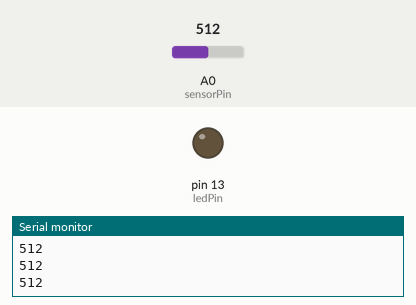
Simulated run of this sketch. Board: Arduino Uno, built with avr-gcc and run on an emulated ATmega328P. Shown: output pins drawn as LEDs (lit = HIGH), the last lines printed to the serial monitor. The test bench sets the inputs (shaded band); at power-on: A0 (sensorPin) = 512.

Above: at 1.2 s.
1.3 s: A0 (sensorPin) set to 316
2.8 s: A0 (sensorPin) set to 292
At 3.9 s:
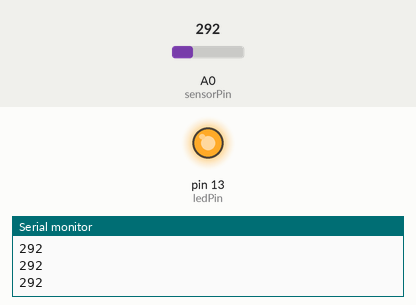
4.3 s: A0 (sensorPin) set to 306
At 5.2 s:
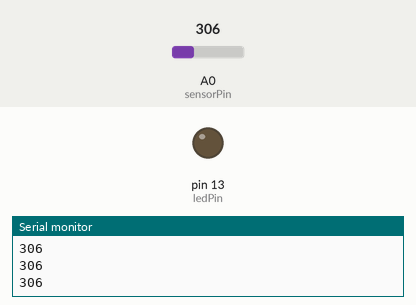
5.8 s: A0 (sensorPin) set to 290
At 6.5 s:
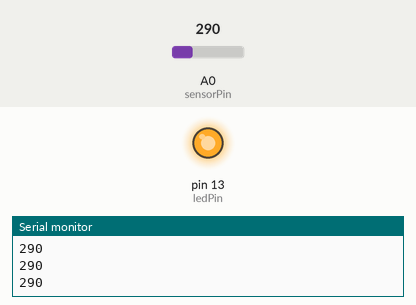
Timing chart, 0 to 8.3 s (numbered marks = the images above; inputs shaded):
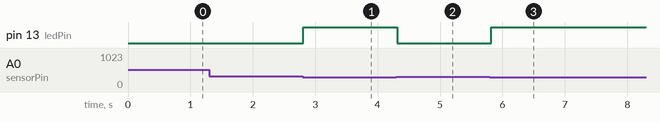

The sketch:

sensor_sharp.ino
```cpp
const int sensorPin = A0;
const int ledPin = 13;
const int umbral = 300;

void setup() {
  pinMode(ledPin, OUTPUT);
  Serial.begin(9600);
}

void loop() {
  int valorSensor = analogRead(sensorPin);
  Serial.println(valorSensor);

  if (valorSensor < umbral) {
    digitalWrite(ledPin, HIGH);
  } else {
    digitalWrite(ledPin, LOW);
  }

  delay(100);
}
```

Measured:
- the behaviour switches between 300 and 299 on A0 (sensorPin) (found by bisection; images 0 and 1)
- after the input at 2.8 s, pin 13 (ledPin): LOW → HIGH at once
- after the input at 4.3 s, pin 13 (ledPin): HIGH → LOW at once
- after the input at 5.8 s, pin 13 (ledPin): LOW → HIGH at once
